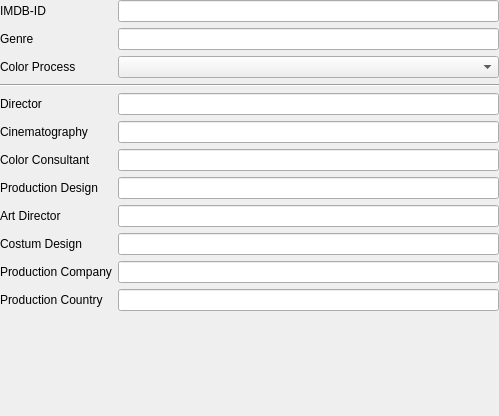
<?xml version="1.0" encoding="UTF-8"?>
<ui version="4.0">
 <class>Form</class>
 <widget class="QWidget" name="Form">
  <property name="geometry">
   <rect>
    <x>0</x>
    <y>0</y>
    <width>499</width>
    <height>416</height>
   </rect>
  </property>
  <property name="windowTitle">
   <string>Form</string>
  </property>
  <layout class="QGridLayout" name="gridLayout">
   <property name="leftMargin">
    <number>0</number>
   </property>
   <property name="topMargin">
    <number>0</number>
   </property>
   <property name="rightMargin">
    <number>0</number>
   </property>
   <item row="7" column="1">
    <widget class="QLineEdit" name="lineEdit_ProductionDesign">
     <property name="enabled">
      <bool>true</bool>
     </property>
    </widget>
   </item>
   <item row="4" column="0">
    <widget class="QLabel" name="label_4">
     <property name="text">
      <string>Director</string>
     </property>
    </widget>
   </item>
   <item row="2" column="1">
    <widget class="QComboBox" name="comboBox_ColorProcess">
     <property name="enabled">
      <bool>true</bool>
     </property>
    </widget>
   </item>
   <item row="2" column="0">
    <widget class="QLabel" name="label_3">
     <property name="text">
      <string>Color Process</string>
     </property>
    </widget>
   </item>
   <item row="6" column="1">
    <widget class="QLineEdit" name="lineEdit_ColorConsultant">
     <property name="enabled">
      <bool>true</bool>
     </property>
    </widget>
   </item>
   <item row="6" column="0">
    <widget class="QLabel" name="label_7">
     <property name="text">
      <string>Color Consultant</string>
     </property>
    </widget>
   </item>
   <item row="7" column="0">
    <widget class="QLabel" name="label_8">
     <property name="text">
      <string>Production Design</string>
     </property>
    </widget>
   </item>
   <item row="11" column="0">
    <widget class="QLabel" name="label_12">
     <property name="text">
      <string>Production Country</string>
     </property>
    </widget>
   </item>
   <item row="1" column="0">
    <widget class="QLabel" name="label_5">
     <property name="text">
      <string>Genre</string>
     </property>
    </widget>
   </item>
   <item row="1" column="1">
    <widget class="QLineEdit" name="lineEdit_Genre"/>
   </item>
   <item row="10" column="0">
    <widget class="QLabel" name="label_11">
     <property name="text">
      <string>Production Company</string>
     </property>
    </widget>
   </item>
   <item row="4" column="1">
    <widget class="QLineEdit" name="lineEdit_Director">
     <property name="enabled">
      <bool>true</bool>
     </property>
    </widget>
   </item>
   <item row="0" column="1">
    <widget class="QLineEdit" name="lineEdit_IMDB"/>
   </item>
   <item row="3" column="0" colspan="2">
    <widget class="Line" name="line">
     <property name="orientation">
      <enum>Qt::Horizontal</enum>
     </property>
    </widget>
   </item>
   <item row="0" column="0">
    <widget class="QLabel" name="label">
     <property name="text">
      <string>IMDB-ID</string>
     </property>
    </widget>
   </item>
   <item row="9" column="1">
    <widget class="QLineEdit" name="lineEdit_CostumDesign">
     <property name="enabled">
      <bool>true</bool>
     </property>
    </widget>
   </item>
   <item row="5" column="1">
    <widget class="QLineEdit" name="lineEdit_Cinematography">
     <property name="enabled">
      <bool>true</bool>
     </property>
    </widget>
   </item>
   <item row="8" column="1">
    <widget class="QLineEdit" name="lineEdit_ArtDirector">
     <property name="enabled">
      <bool>true</bool>
     </property>
    </widget>
   </item>
   <item row="10" column="1">
    <widget class="QLineEdit" name="lineEdit_ProductionCompany">
     <property name="enabled">
      <bool>true</bool>
     </property>
    </widget>
   </item>
   <item row="5" column="0">
    <widget class="QLabel" name="label_6">
     <property name="text">
      <string>Cinematography</string>
     </property>
    </widget>
   </item>
   <item row="12" column="1">
    <layout class="QHBoxLayout" name="horizontalLayout_3"/>
   </item>
   <item row="9" column="0">
    <widget class="QLabel" name="label_10">
     <property name="text">
      <string>Costum Design</string>
     </property>
    </widget>
   </item>
   <item row="11" column="1">
    <widget class="QLineEdit" name="lineEdit_ProductionCountry">
     <property name="enabled">
      <bool>true</bool>
     </property>
    </widget>
   </item>
   <item row="8" column="0">
    <widget class="QLabel" name="label_9">
     <property name="text">
      <string>Art Director</string>
     </property>
    </widget>
   </item>
   <item row="13" column="1">
    <spacer name="verticalSpacer">
     <property name="orientation">
      <enum>Qt::Vertical</enum>
     </property>
     <property name="sizeHint" stdset="0">
      <size>
       <width>20</width>
       <height>40</height>
      </size>
     </property>
    </spacer>
   </item>
  </layout>
 </widget>
 <resources/>
 <connections/>
</ui>
